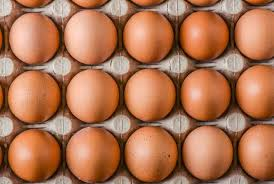
#> input picture Week2/day3/image/main.jpeg, 274 x 184 px
$ jupyter execute --allow-errors '2.3.2-Template Matching.ipynb'
#> lines starting #> are read from the running program, lines starting #| are printed output that depends on the picture; after the words box and inside, x2 and y2 are one past the last pixel; in counts of white or black regions, pixels touching at a corner belong together
### Template Matching in Computer Vision

Template matching is a classical computer vision technique used to locate a specific pattern or object within an image. This technique involves sliding a template image over the target image to find the regions where the template matches the target best. It's commonly used for object detection, image alignment, and image recognition tasks.

### Key Concepts and Steps

1. **Template Image**:
   - The template image is a smaller image or pattern that you want to find within a larger target image. This template can be a simple shape, character, or object.

2. **Sliding Window**:
   - The template is moved (slid) across the target image, and at each position, a similarity measure is computed between the template and the region of the target image currently under the template.

3. **Similarity Measures**:
   - Several methods can be used to calculate the similarity between the template and the target image region:
     - **Normalized Cross-Correlation (NCC)**: Measures how well the template matches the image region. High values indicate a good match.
     - **Sum of Squared Differences (SSD)**: Measures the sum of squared differences between the template and the image region.
     - **Sum of Absolute Differences (SAD)**: Measures the sum of absolute differences between the template and the image region.
     - **Correlation Coefficient**: Measures the correlation between the template and the image region.

4. **Finding the Best Match**:
   - After computing similarity scores for all positions, the location with the highest (or lowest, depending on the method) similarity score is considered the best match.

5. **Draw Bounding Box**:
   - A bounding box can be drawn around the detected template location in the target image to visualize the match.

[cell 1]
import cv2
import numpy as np

# Load the target image and the template image
target_image = cv2.imread('image/main.jpeg')
#> target_image is the input picture: shape (184, 274, 3); mean B, G, R 81.4, 113.8, 172.8
template_image = cv2.imread('image/sub.jpeg')
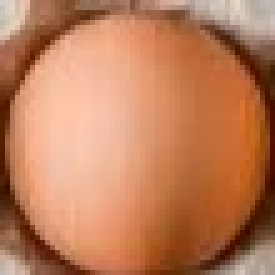
#> input picture Week2/day3/image/sub.jpeg, 55 x 55 px (shown 5 times larger)
#> template_image is the input picture: shape (55, 55, 3); mean B, G, R 90.2, 125.6, 190

# Convert images to grayscale
target_gray = cv2.cvtColor(target_image, cv2.COLOR_BGR2GRAY)
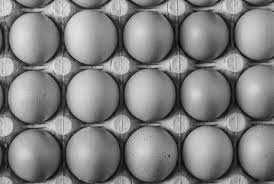
#> target_gray: shape (184, 274); min 7, max 238, mean 127.7
template_gray = cv2.cvtColor(template_image, cv2.COLOR_BGR2GRAY)
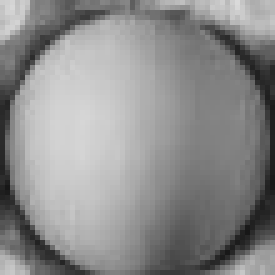
#> template_gray: shape (55, 55) (shown 5 times larger); min 23, max 218, mean 140.9

# Perform template matching
result = cv2.matchTemplate(target_gray, template_gray, cv2.TM_CCOEFF_NORMED)
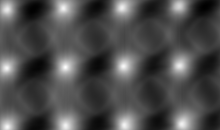
#> result: shape (130, 220) float32; min -0.409, max 0.994, mean 0.0151; drawn with min black and max white

# Find the location of the best match
min_val, max_val, min_loc, max_loc = cv2.minMaxLoc(result)
#> min_val = -0.409; max_val = 0.994; min_loc = (205, 6); max_loc = (65, 67)

# Draw a rectangle around the detected template
template_height, template_width = template_gray.shape
#> template_height = 55; template_width = 55
top_left = max_loc
#> top_left = (65, 67)
bottom_right = (top_left[0] + template_width, top_left[1] + template_height)
#> bottom_right = (120, 122)
cv2.rectangle(target_image, top_left, bottom_right, (0, 255, 0), 2)
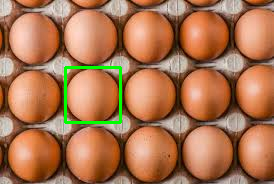
#> target_image: shape (184, 274, 3); 1.3% of pixels changed, all inside (x1, y1, x2, y2) = (64, 66, 122, 124)

# Display output
#> (the rest of this cell did not finish here and is left out)

[cell 2]
import cv2
import matplotlib.pyplot as plt
import numpy as np


# Load the target image and the template image
target_image = cv2.imread('image/main.jpeg')
template_image = cv2.imread('image/sub.jpeg')

# Convert images to grayscale
target_gray = cv2.cvtColor(target_image, cv2.COLOR_BGR2GRAY)
template_gray = cv2.cvtColor(template_image, cv2.COLOR_BGR2GRAY)
w, h = template_gray.shape[::-1]
#> w = 55; h = 55

# Perform template matching
result = cv2.matchTemplate(target_gray, template_gray, cv2.TM_CCOEFF_NORMED)

threshold = 0.9
loc = np.where( result >= threshold)
#> loc = 41 positions, rows 7 to 127, columns 6 to 182

for pt in zip(*loc[::-1]):
    cv2.rectangle(target_image, pt, (pt[0] + w, pt[1] + h), (255,255,255), 1)
#> this loop made 41 passes
#> pt on passes 1 to 12: (63, 7), (62, 8), (63, 8), (63, 9), (122, 65), (123, 65), (124, 65), (64, 66), (65, 66), (66, 66), (122, 66), (123, 66)
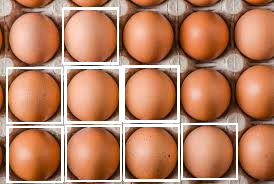
#> target_image: shape (184, 274, 3); 8.5% of pixels changed, all inside (x1, y1, x2, y2) = (6, 7, 238, 183)

# Display output
plt.figure(figsize=(10, 10))
plt.imshow(cv2.cvtColor(target_image, cv2.COLOR_BGR2RGB))
plt.title('Templating')
plt.axis("off")
plt.show()
